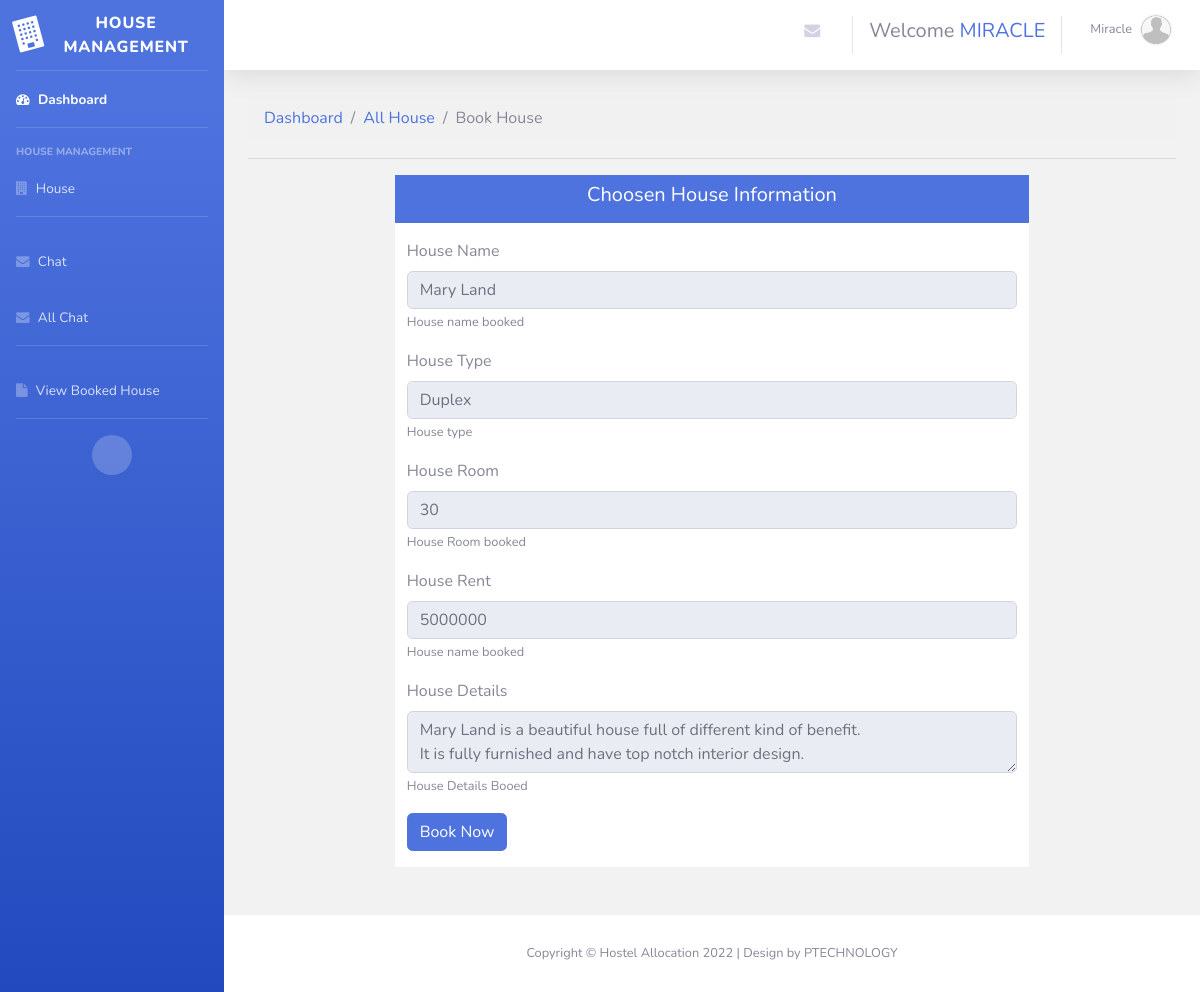
The page /tenant/house/book/ (signed in) on the database its author committed.
### account/models.py (models this page shows, shortened)
class User(AbstractUser):
	GENDER_CHOICES = [
		('M','Male'),
		('F','Female')
	]
	USER_CHOICES = [
		('A','Agent'),
		('T','Tenant')
	]
	name = models.CharField(max_length=255)
	gender = models.CharField(choices=GENDER_CHOICES,max_length=2)
	usertype = models.CharField(choices=USER_CHOICES,max_length=2)
	is_tenant= models.BooleanField(default=False)
	is_agent= models.BooleanField(default=False)
	phone_num = models.IntegerField(null=True)
	avatar= models.ImageField(upload_to='account/images/',default='../static/images/avatar.png')

### Agent/models.py (models this page shows, shortened)
class House(models.Model):
	name = models.CharField(max_length=255)
	house_type = models.ForeignKey(Type,on_delete=models.CASCADE)
	room = models.CharField(max_length=255)
	house_details = models.TextField(null=True)
	house_rent = models.IntegerField()
	houseimage= models.ManyToManyField('House_Image')
	user_message = models.ManyToManyField(Message, related_name='user_message',blank=True)
	agent = models.ForeignKey(User,on_delete=models.CASCADE)
	status = models.BooleanField(default=False)
	date_posted = models.DateTimeField(auto_now_add=True)

class Type(models.Model):
	name = models.CharField(max_length=255,verbose_name="House Type")

### Tenant/views.py (the view, shortened to what this page needs)
@login_required(login_url='account:login')
def bookHouse(request):
	id = request.session.get('house_id')
	get_house = models.House.objects.get(id=id)
	payment = get_object_or_404(models.HousePayment,user=request.user)
	context = {'house':get_house}
	return render(request,'Tenant/book_house.html',context)

### Tenant/templates/Tenant/book_house.html (shortened to what this page needs)
{% extends 'Dashboard/base.html' %}
{% load crispy_forms_tags %}
{% block content %}
<nav aria-label="Page breadcrumb">
    <ol class="breadcrumb" style="background-color: #f1f1f1;">
        <li class="breadcrumb-item"><a href="{% url 'Tenant:dashboard' %}">Dashboard</a></li>
        <li class="breadcrumb-item"><a href="{% url 'Tenant:all_house' %}"> All House</a></li>
        <li class="breadcrumb-item active" aria-current="page">Book House</li>
    </ol>
</nav>
<hr>
<div class="row">
	<div class="col-md-2"></div>
	<div class="col-md-8">
		<div class="row bg-primary">
			<h5 class="py-2 text-white mr-auto ml-auto">Choosen House Information</h5>
			<div class="col-md-12 bg-white py-3">
				<form action="" method="POST">
					<div class="form-group">
						<label for="name">House Name</label>
						<input type="text" name="name" value="{{house.name}}" class="form-control" disabled>
						<small class="help"> House name booked</small>
					</div>
					<div class="form-group">
						<label for="type">House Type</label>
						<input type="text" name="type" value="{{house.house_type.name}}" class="form-control" disabled>
						<small class="help"> House type </small>
					</div>
					<div class="form-group">
						<label for="room">House Room</label>
						<input type="text" name="room" value="{{house.room}}" class="form-control" disabled>
						<small class="help"> House Room booked</small>
					</div>
					<div class="form-group">
						<label for="name">House Rent</label>
						<input type="text" name="name" value="{{house.house_rent}}" class="form-control" disabled>
						<small class="help"> House name booked</small>
					</div>
					<div class="form-group">
						<label for="name">House Details</label>
						<textarea class="form-control" disabled>{{house.house_details}}</textarea>
						<small class="help"> House Details Booed</small>
					</div>
					<button class="btn btn-primary btn-bg">Book Now</button>
				</form>
			</div>
		</div>
	</div>
	<div class="col-md-2"></div>
</div>
{% endblock content %}

### templates/Dashboard/includes/_topbar.html (shortened to what this page needs)
                <nav class="navbar navbar-expand navbar-light bg-white topbar mb-4 static-top shadow">
                    <ul class="navbar-nav ml-auto">
                        {% if request.user.usertype == 'T' %}
                        <li class="nav-item dropdown no-arrow mx-1">
                            <a class="nav-link dropdown-toggle" href="#" id="messagesDropdown" role="button"
                                data-toggle="dropdown" aria-haspopup="true" aria-expanded="false">
                                <i class="fa fa-envelope "></i>
                            </a>
                        </li>
                        {% endif %}
                        <li class="nav-item my-4 ">
                            <h5 class=" align-self-end">Welcome <span class="text-primary text-uppercase">{{user.username}}</span></h5>
                        </li>
                        <li class="nav-item dropdown no-arrow">
                            {% if user.is_authenticated %}
                            <a class="nav-link dropdown-toggle" href="#" id="userDropdown" role="button"
                                data-toggle="dropdown" aria-haspopup="true" aria-expanded="false">
                                <span class="mr-2 d-none d-lg-inline text-gray-600 small text-capitalize">{{user.username}}</span>
                                <img class="img-profile rounded-circle"
                                    src="{{user.avatar.url}}">
                            </a>
                            {% endif %}
                        </li>
                    </ul>
                </nav>

### rows shown on the page
User: username "MIRACLE", username "Miracle", avatar (placeholder picture)
House: name "Mary Land", type "Duplex", room "30", name "5000000", house_details "Mary Land is a beautiful house full of different kind of benefit. It is fully furnished and have top notch interior design."
